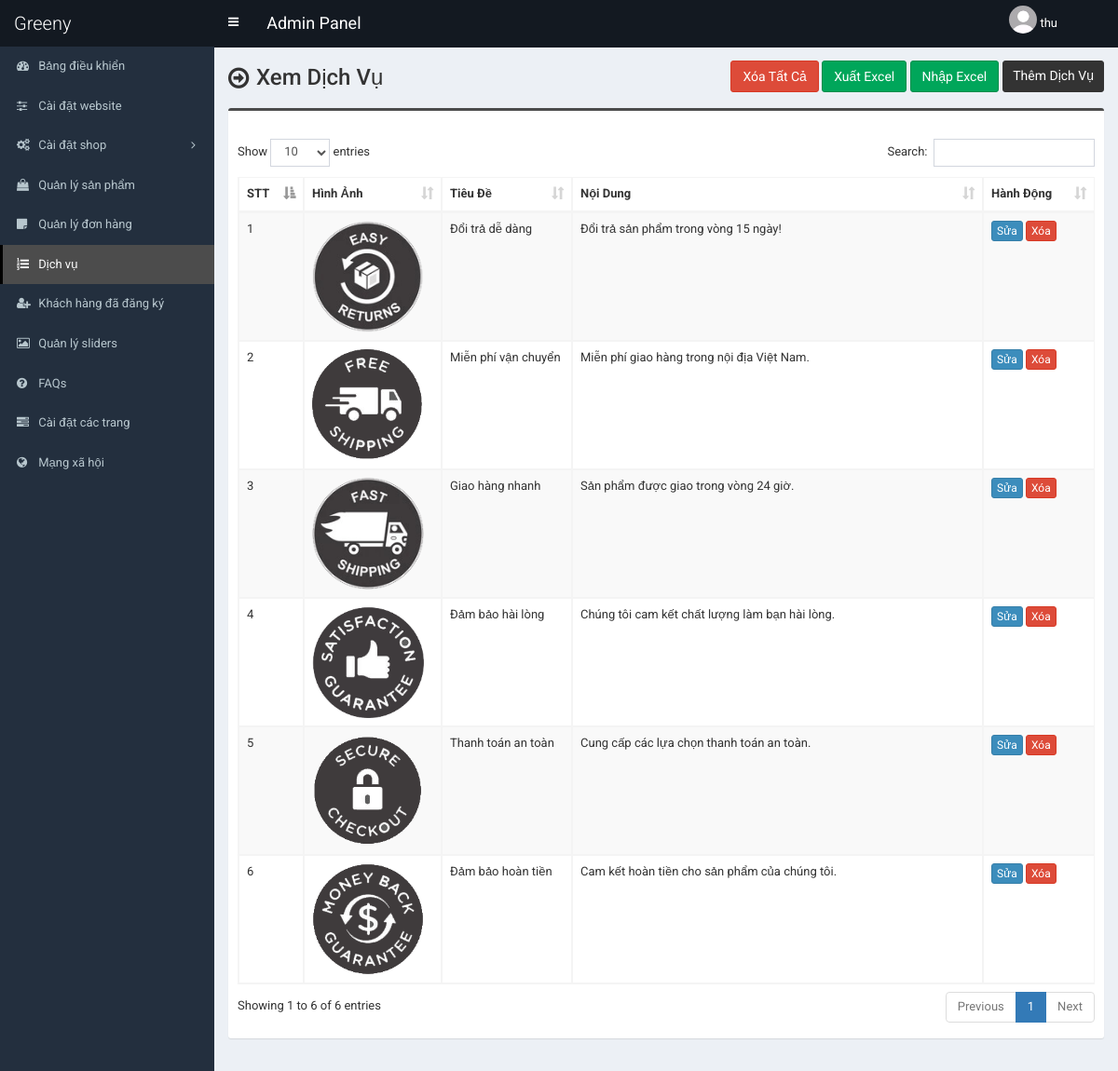
Screenshot of /admin/service.php (signed in) with the database file from the repository.
### tables this page shows
CREATE TABLE `table_service` (
  `id` int(11) NOT NULL,
  `title` text NOT NULL,
  `content` text NOT NULL,
  `photo` text NOT NULL
);

### admin/service.php (the view, shortened to what this page needs)
<?php require_once('header.php'); ?>
<section class="content-header">
    <div class="content-header-left">
        <h1>Xem Dịch Vụ</h1>
    </div>
    <div class="content-header-right">
        <form method="post" enctype="multipart/form-data" action="">
            <button type="button" id="clear_all" class="btn btn-danger">Xóa Tất Cả</button>
            <button type="submit" name="export_excel" class="btn btn-success">Xuất Excel</button>
            <button type="button" id="import_button" class="btn btn-success">Nhập Excel</button>
        </form>
        <a href="service-add.php" class="btn btn-primary btn-sm">Thêm Dịch Vụ</a>
    </div>
</section>
<section class="content">
    <div class="row">
        <div class="col-md-12">
            <div class="box box-info">
                <div class="box-body table-responsive">
                    <table id="example1" class="table table-bordered table-hover table-striped">
                        <thead>
                            <tr>
                                <th width="30">STT</th>
                                <th>Hình Ảnh</th>
                                <th width="100">Tiêu Đề</th>
                                <th>Nội Dung</th>
                                <th width="80">Hành Động</th>
                            </tr>
                        </thead>
                        <tbody>
                            <?php
                            $i = 0;
                            $statement = $pdo->prepare("SELECT * FROM table_service");
                            $statement->execute();
                            $result = $statement->fetchAll(PDO::FETCH_ASSOC);
                            foreach ($result as $row) {
                                $i++;
                            ?>
                                <tr>
                                    <td><?php echo $i; ?></td>
                                    <td style="width:130px;"><img src="../assets/uploads/<?php echo $row['photo']; ?>"
                                            alt="<?php echo $row['title']; ?>" style="width:120px;"></td>
                                    <td><?php echo $row['title']; ?></td>
                                    <td><?php echo $row['content']; ?></td>
                                    <td>
                                        <a href="service-edit.php?id=<?php echo $row['id']; ?>"
                                            class="btn btn-primary btn-xs edit-btn">Sửa</a>
                                        <a href="#" class="btn btn-danger btn-xs"
                                            data-href="service-delete.php?id=<?php echo $row['id']; ?>" data-toggle="modal"
                                            data-target="#confirm-delete">Xóa</a>
                                    </td>
                                </tr>
                            <?php
                            }
                            ?>
                        </tbody>
                    </table>
                </div>
            </div>
        </div>
    </div>
</section>
<?php require_once('footer.php'); ?>

### admin/style.css (style rules this page uses)
body { font-size: 13px; font-family: "Roboto", sans-serif; }
.content-header>h1, .content-header .content-header-left h1 { font-family: "Roboto", sans-serif; }
.box-info { padding-top: 20px; }
.content-header { overflow: hidden; }
.content-header .content-header-left { float: left; padding-top: 5px; }
.content-header .content-header-right { float: right; display: flex; }
.content-header .content-header-right form { margin-right: 4px; }
.content-header .content-header-left h1 { margin-top: 0; margin-bottom: 0; padding-left: 30px; padding-bottom: 5px; font-size: 24px; position: relative; }
.content-header .content-header-left h1:before { position: absolute; top: 0; left: 0; font-family: "FontAwesome", sans-serif; font-size: 26px; content: "\f18e"; }
.content-header .content-header-right a { position: relative; font-size: 14px; }
.box.box-info { border-top-color: #4c4c4c; }
.content-header .content-header-right a { background-color: #333333; border-color: #333333; }

### rows the page displays
table_service: photo (picture), title "Đổi trả dễ dàng", content "Đổi trả sản phẩm trong vòng 15 ngày!"
table_service: photo (picture), title "Miễn phí vận chuyển", content "Miễn phí giao hàng trong nội địa Việt Nam."
table_service: photo (picture), title "Giao hàng nhanh", content "Sản phẩm được giao trong vòng 24 giờ."
table_service: photo (picture), title "Đảm bảo hài lòng", content "Chúng tôi cam kết chất lượng làm bạn hài lòng."
table_service: photo (picture), title "Thanh toán an toàn", content "Cung cấp các lựa chọn thanh toán an toàn."
table_service: photo (picture), title "Đảm bảo hoàn tiền", content "Cam kết hoàn tiền cho sản phẩm của chúng tôi."

### other values shown
$_SESSION['admin']['full_name'] "thu"
